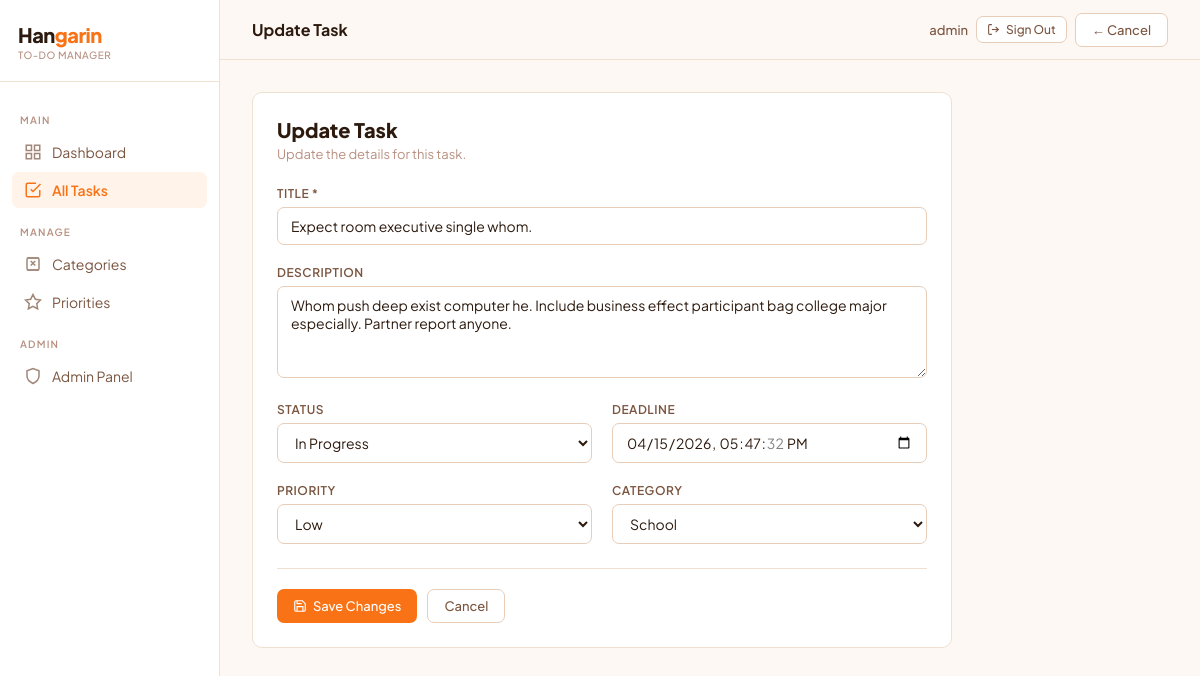
Screenshot of /tasks/20/edit/ (signed in) with the database file from the repository.
### tasks/models.py (models this page shows, shortened)
class BaseModel(models.Model):
    created_at = models.DateTimeField(auto_now_add=True)
    updated_at = models.DateTimeField(auto_now=True)
    class Meta:
        abstract = True

class Task(BaseModel):
    STATUS_CHOICES = [
        ("Pending", "Pending"),
        ("In Progress", "In Progress"),
        ("Completed", "Completed"),
    ]
    title = models.CharField(max_length=255)
    description = models.TextField(blank=True, null=True)
    deadline = models.DateTimeField(blank=True, null=True)
    status = models.CharField(
        max_length=50,
        choices=STATUS_CHOICES,
        default="Pending"
    )
    category = models.ForeignKey(
        Category,
        on_delete=models.SET_NULL,
        null=True,
        blank=True,
        related_name='tasks'
    )
    priority = models.ForeignKey(
        Priority,
        on_delete=models.SET_NULL,
        null=True,
        blank=True,
        related_name='tasks'
    )
    class Meta:
        verbose_name = "Task"
        verbose_name_plural = "Tasks"
        ordering = ['-created_at']

### tasks/views.py (the view)
# urls.py: path('tasks/<int:pk>/edit/', views.task_update, name='task_update'),
@login_required
def task_update(request, pk):
    task = get_object_or_404(Task, pk=pk)
    if request.method == 'POST':
        form = TaskForm(request.POST, instance=task)
        if form.is_valid():
            task = form.save()
            messages.success(request, f'Task "{task.title}" updated successfully!')
            return redirect('task_detail', pk=task.pk)
    else:
        form = TaskForm(instance=task)
    return render(request, 'tasks/task_form.html', {'form': form, 'action': 'Update', 'task': task})

### tasks/forms.py
class TaskForm(forms.ModelForm):
    class Meta:
        model = Task
        fields = ['title', 'description', 'deadline', 'status', 'category', 'priority']
        widgets = {
            'title': forms.TextInput(attrs={
                'class': 'form-input',
                'placeholder': 'Task title...'
            }),
            'description': forms.Textarea(attrs={
                'class': 'form-input',
                'rows': 4,
                'placeholder': 'Task description...'
            }),
            'deadline': forms.DateTimeInput(attrs={
                'class': 'form-input',
                'type': 'datetime-local'
            }),
            'status': forms.Select(attrs={'class': 'form-input'}),
            'category': forms.Select(attrs={'class': 'form-input'}),
            'priority': forms.Select(attrs={'class': 'form-input'}),
        }

### tasks/models.py (called while the page is built)
    def __str__(self):
        return self.name

    def __str__(self):
        return self.name

### tasks/templates/tasks/task_form.html (shortened to what this page needs)
{% extends "tasks/base.html" %}
{% block page_title %}{{ action }} Task{% endblock %}
{% block topbar_actions %}
  <a href="{% if task %}{% url 'task_detail' task.pk %}{% else %}{% url 'task_list' %}{% endif %}" class="btn btn-secondary">← Cancel</a>
{% endblock %}
{% block content %}
<div class="card form-card">
  <div style="margin-bottom:24px;">
    <h2 style="font-family:var(--font-display); font-size:20px; font-weight:800; color:var(--text);">
      {{ action }} Task
    </h2>
    <p style="font-size:13px; color:var(--text3); margin-top:4px;">
      {% if action == "Create" %}Fill in the details below to create a new task.{% else %}Update the details for this task.{% endif %}
    </p>
  </div>
  <form method="post">
    <div class="form-grid">
      <div class="form-group full">
        <label class="form-label">Title *</label>
        {{ form.title }}
      </div>
      <div class="form-group full">
        <label class="form-label">Description</label>
        {{ form.description }}
      </div>
      <div class="form-group">
        <label class="form-label">Status</label>
        {{ form.status }}
      </div>
      <div class="form-group">
        <label class="form-label">Deadline</label>
        {{ form.deadline }}
      </div>
      <div class="form-group">
        <label class="form-label">Priority</label>
        {{ form.priority }}
      </div>
      <div class="form-group">
        <label class="form-label">Category</label>
        {{ form.category }}
      </div>
    </div>
    <div class="form-footer">
      <button type="submit" class="btn btn-primary">
        {% if action == "Create" %}
          <svg width="14" height="14" viewBox="0 0 24 24" fill="none" stroke="currentColor" stroke-width="2.5"><line x1="12" y1="5" x2="12" y2="19"/><line x1="5" y1="12" x2="19" y2="12"/></svg>
          Create Task
        {% else %}
          <svg width="14" height="14" viewBox="0 0 24 24" fill="none" stroke="currentColor" stroke-width="2"><path d="M19 21H5a2 2 0 0 1-2-2V5a2 2 0 0 1 2-2h11l5 5v11a2 2 0 0 1-2 2z"/><polyline points="17 21 17 13 7 13 7 21"/><polyline points="7 3 7 8 15 8"/></svg>
          Save Changes
        {% endif %}
      </button>
      <a href="{% if task %}{% url 'task_detail' task.pk %}{% else %}{% url 'task_list' %}{% endif %}" class="btn btn-secondary">Cancel</a>
    </div>
  </form>
</div>
{% endblock %}

### tasks/templates/tasks/base.html (shortened to what this page needs)
<!DOCTYPE html>
<html lang="en">
<head>
</head>
<body>
<aside class="sidebar">
  <div class="sidebar-brand">
    <div class="logo-mark">Han<span>garin</span></div>
    <div class="tagline">To-Do Manager</div>
  </div>
  <nav class="sidebar-nav">
    <div class="nav-section-label">Main</div>
    <a href="{% url 'dashboard' %}" class="nav-link {% if request.resolver_match.url_name == 'dashboard' %}active{% endif %}">
      <svg class="icon" viewBox="0 0 24 24" fill="none" stroke="currentColor" stroke-width="2"><rect x="3" y="3" width="7" height="7"/><rect x="14" y="3" width="7" height="7"/><rect x="3" y="14" width="7" height="7"/><rect x="14" y="14" width="7" height="7"/></svg>
      Dashboard
    </a>
    <a href="{% url 'task_list' %}" class="nav-link {% if 'task' in request.resolver_match.url_name %}active{% endif %}">
      <svg class="icon" viewBox="0 0 24 24" fill="none" stroke="currentColor" stroke-width="2"><path d="M9 11l3 3L22 4"/><path d="M21 12v7a2 2 0 0 1-2 2H5a2 2 0 0 1-2-2V5a2 2 0 0 1 2-2h11"/></svg>
      All Tasks
    </a>
    <div class="nav-section-label">Manage</div>
    <a href="{% url 'category_list' %}" class="nav-link {% if 'category' in request.resolver_match.url_name %}active{% endif %}">
      <svg class="icon" viewBox="0 0 24 24" fill="none" stroke="currentColor" stroke-width="2"><path d="M4 20h16M4 4h16M9 8l3 3-3 3M15 8l-3 3 3 3"/><rect x="4" y="4" width="16" height="16" rx="2"/></svg>
      Categories
    </a>
    <a href="{% url 'priority_list' %}" class="nav-link {% if 'priority' in request.resolver_match.url_name %}active{% endif %}">
      <svg class="icon" viewBox="0 0 24 24" fill="none" stroke="currentColor" stroke-width="2"><path d="M12 2l3.09 6.26L22 9.27l-5 4.87 1.18 6.88L12 17.77l-6.18 3.25L7 14.14 2 9.27l6.91-1.01L12 2z"/></svg>
      Priorities
    </a>
    <div class="nav-section-label">Admin</div>
    <a href="/admin/" class="nav-link" target="_blank">
      <svg class="icon" viewBox="0 0 24 24" fill="none" stroke="currentColor" stroke-width="2"><path d="M12 22s8-4 8-10V5l-8-3-8 3v7c0 6 8 10 8 10z"/></svg>
      Admin Panel
    </a>
  </nav>
</aside>
<div class="main">
  <header class="topbar">
    <span class="topbar-title">{% block page_title %}Hangarin{% endblock %}</span>
    <div class="topbar-actions">
      <span style="font-size:13px; color:var(--text2); font-weight:500;">
        {{ request.user.username }}
      </span>
      <a href="{% url 'account_logout' %}" class="btn btn-secondary btn-sm">
        <svg width="13" height="13" viewBox="0 0 24 24" fill="none" stroke="currentColor" stroke-width="2">
          <path d="M9 21H5a2 2 0 0 1-2-2V5a2 2 0 0 1 2-2h4"/>
          <polyline points="16 17 21 12 16 7"/>
          <line x1="21" y1="12" x2="9" y2="12"/>
        </svg>
        Sign Out
      </a>
      {% block topbar_actions %}{% endblock %}
    </div>
  </header>
  <main class="page-content">
    {% block content %}{% endblock %}
  </main>
</div>
</body>
</html>

### tasks/templates/tasks/base.html (style rules this page uses)
*, *::before, *::after { box-sizing: border-box; margin: 0; padding: 0; }
:root { --bg: #fdf8f4; --surface: #ffffff; --surface2: #fff7f0; --surface3: #feeee0; --border: #f0e0d0; --border2: #e8cdb8; --text: #2c1a0e; --text2: #7a5540; --text3: #b89080; --accent: #f97316; --accent2: #ea6a05; --accent-glow: rgba(249, 115, 22, 0.12); --accent-light: #fff3ea; --green: #16a34a; --yellow: #d97706; --red: #dc2626; --blue: #2563eb; --green-dim: rgba(22, 163, 74, 0.10); --yellow-dim: rgba(217, 119, 6, 0.10); --red-dim: rgba(220, 38, 38, 0.10); --blue-dim: rgba(37, 99, 235, 0.10); --font-display: 'Plus Jakarta Sans', sans-serif; --font-body: 'Plus Jakarta Sans', sans-serif; --radius: 10px; --radius-sm: 7px; --shadow: 0 1px 4px rgba(180, 100, 40, 0.08); }
html { scroll-behavior: smooth; }
body { font-family: var(--font-body); background: var(--bg); color: var(--text); min-height: 100vh; display: flex; }
.sidebar { width: 220px; min-height: 100vh; background: var(--surface); border-right: 1px solid var(--border); display: flex; flex-direction: column; position: fixed; left: 0; top: 0; z-index: 100; padding: 0 0 24px; }
.sidebar-brand { padding: 22px 18px 20px; border-bottom: 1px solid var(--border); }
.sidebar-brand .logo-mark { font-family: var(--font-display); font-size: 20px; font-weight: 800; color: var(--text); letter-spacing: -0.5px; }
.sidebar-brand .logo-mark span { color: var(--accent); }
.sidebar-brand .tagline { font-size: 10px; color: var(--text3); margin-top: 2px; letter-spacing: 0.5px; text-transform: uppercase; font-weight: 500; }
.sidebar-nav { flex: 1; padding: 16px 12px; display: flex; flex-direction: column; gap: 2px; }
.nav-section-label { font-size: 10px; font-weight: 600; color: var(--text3); letter-spacing: 1.2px; text-transform: uppercase; padding: 16px 8px 6px; }
.nav-link { display: flex; align-items: center; gap: 10px; padding: 9px 12px; border-radius: var(--radius-sm); color: var(--text2); text-decoration: none; font-size: 14px; font-weight: 400; transition: all 0.15s ease; }
.nav-link.active { background: var(--accent-light); color: var(--accent); font-weight: 600; }
.nav-link .icon { width: 18px; height: 18px; opacity: 0.7; flex-shrink: 0; }
.nav-link.active .icon { opacity: 1; }
.main { margin-left: 220px; flex: 1; min-height: 100vh; display: flex; flex-direction: column; }
.topbar { height: 60px; border-bottom: 1px solid var(--border); display: flex; align-items: center; padding: 0 32px; gap: 12px; background: var(--bg); position: sticky; top: 0; z-index: 50; }
.topbar-title { font-family: var(--font-display); font-size: 16px; font-weight: 700; color: var(--text); flex: 1; }
.topbar-actions { display: flex; gap: 8px; align-items: center; }
.page-content { padding: 32px; flex: 1; }
.btn { display: inline-flex; align-items: center; gap: 6px; padding: 8px 16px; border-radius: var(--radius-sm); font-family: var(--font-body); font-size: 13px; font-weight: 500; cursor: pointer; border: none; text-decoration: none; transition: all 0.15s ease; white-space: nowrap; }
.btn-primary { background: var(--accent); color: #fff; }
.btn-secondary { background: var(--surface); color: var(--text2); border: 1px solid var(--border2); }
.btn-sm { padding: 5px 10px; font-size: 12px; }
.card { background: var(--surface); border: 1px solid var(--border); border-radius: var(--radius); padding: 24px; }
.form-input { width: 100%; background: var(--surface); border: 1px solid var(--border2); border-radius: var(--radius-sm); color: var(--text); font-family: var(--font-body); font-size: 14px; padding: 9px 13px; transition: border-color 0.15s, box-shadow 0.15s; outline: none; }
.form-input::placeholder { color: var(--text3); }
.form-group { margin-bottom: 20px; }
.form-label { display: block; font-size: 12px; font-weight: 600; color: var(--text2); margin-bottom: 6px; text-transform: uppercase; letter-spacing: 0.5px; }

### tasks/templates/tasks/task_form.html (style rules this page uses)
.form-card { max-width: 700px; }
.form-grid { display: grid; grid-template-columns: 1fr 1fr; gap: 0 20px; }
.form-grid .full { grid-column: 1 / -1; }
.form-footer { display: flex; gap: 10px; padding-top: 20px; border-top: 1px solid var(--border); margin-top: 4px; }
select.form-input option { background: var(--surface2); }

### rows the page displays
Task: title "Expect room executive single whom.", description "Whom push deep exist computer he. Include business effect participant bag college major especially. Partner report anyone.", status "In Progress", deadline "04/15/2026 17:47:32", priority "Low", category "School"

### other values shown
{{ action }} "Update"
{{ request.user.username }} "admin"
